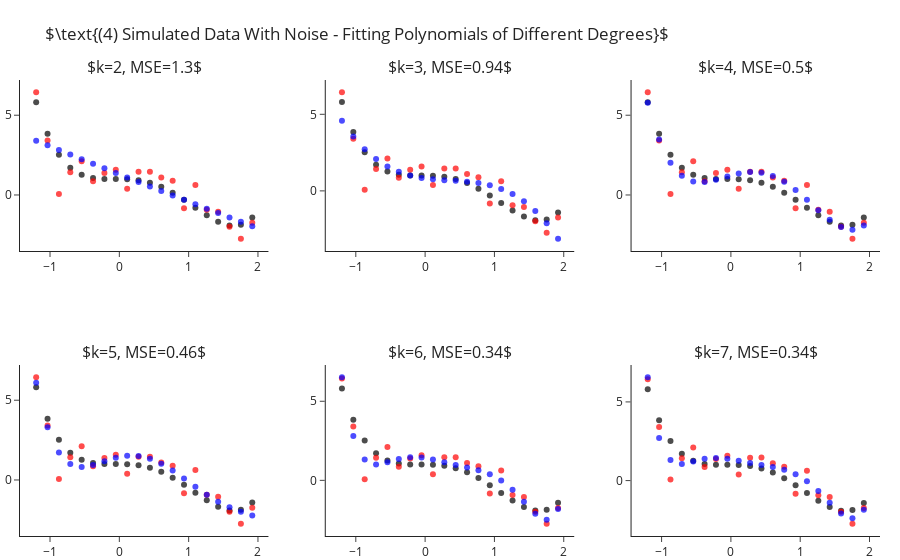

The notebook cell saved with this chart:
### Markdown cell above
## Fitting Polynomial Of Different Degrees - With Sample Noise

Still fitting for different values of $k$, let us add some standard Gaussian noise (i.e. $\mathcal{N}\left(0,1\right)$).
This time we observe two things:
- Even for the correct $k=4$ model we are not able to achieve zero MSE.
- As we increase $4<k\rightarrow 7$ we manage to decrease the error more and more.

### Code cell
y = y_ + np.random.normal(size=len(y_))

ks = range(2, 8)
fig = make_subplots(2, 3, subplot_titles=list(ks))
for i, k in enumerate(ks):
    r,c = i//3+1, i%3+1 
    
    y_hat = make_pipeline(PolynomialFeatures(k), LinearRegression(fit_intercept=False)).fit(X, y).predict(X)
    fig.add_traces([go.Scatter(x=x, y=y_, mode="markers", name="Real Points",  marker=dict(color="black", opacity=.7), showlegend=False),
                    go.Scatter(x=x, y=y, mode="markers", name="Observed Points",  marker=dict(color="red", opacity=.7), showlegend=False), 
                    go.Scatter(x=x, y=y_hat, mode="markers", name="Predicted Points",  marker=dict(color="blue", opacity=.7), showlegend=False)], rows=r, cols=c)
    fig["layout"]["annotations"][i]["text"] = rf"$k={{0}}, MSE={{1}}$".format(k, round(np.mean((y-y_hat)**2), 2))

fig.update_layout(title=r"$\text{(4) Simulated Data With Noise - Fitting Polynomials of Different Degrees}$", margin=dict(t=80)).show()

### Figure 1 — Plotly figure (JSON) as saved in the notebook; plotly's stock layout.template omitted (floating-point values rounded to 4 significant figures)
{"data": [{"marker": {"color": "black", "opacity": 0.7}, "mode": "markers", "name": "Real Points", "showlegend": false, "type": "scatter", "x": [-1.2, -1.036, -0.8718, -0.7077, -0.5436, -0.3795, -0.2154, -0.05128, 0.1128, 0.2769, 0.441, 0.6051, 0.7692, 0.9333, 1.097, 1.262, 1.426, 1.59, 1.754, 1.918], "xaxis": "x", "y": [5.81, 3.838, 2.523, 1.709, 1.261, 1.058, 0.9989, 0.999, 0.9909, 0.9251, 0.769, 0.5078, 0.1439, -0.3028, -0.7951, -1.278, -1.68, -1.912, -1.866, -1.418], "yaxis": "y"}, {"marker": {"color": "red", "opacity": 0.7}, "mode": "markers", "name": "Observed Points", "showlegend": false, "type": "scatter", "x": [-1.2, -1.036, -0.8718, -0.7077, -0.5436, -0.3795, -0.2154, -0.05128, 0.1128, 0.2769, 0.441, 0.6051, 0.7692, 0.9333, 1.097, 1.262, 1.426, 1.59, 1.754, 1.918], "xaxis": "x", "y": [6.437, 3.409, 0.06765, 1.421, 2.108, 0.856, 1.377, 1.584, 0.3858, 1.457, 1.462, 1.1, 0.8847, -0.8298, 0.6253, -0.9334, -1.052, -1.985, -2.741, -1.741], "yaxis": "y"}, {"marker": {"color": "blue", "opacity": 0.7}, "mode": "markers", "name": "Predicted Points", "showlegend": false, "type": "scatter", "x": [-1.2, -1.036, -0.8718, -0.7077, -0.5436, -0.3795, -0.2154, -0.05128, 0.1128, 0.2769, 0.441, 0.6051, 0.7692, 0.9333, 1.097, 1.262, 1.426, 1.59, 1.754, 1.918], "xaxis": "x", "y": [3.406, 3.114, 2.823, 2.533, 2.245, 1.957, 1.67, 1.385, 1.101, 0.8175, 0.5354, 0.2544, -0.02551, -0.3043, -0.582, -0.8587, -1.134, -1.409, -1.682, -1.954], "yaxis": "y"}, {"marker": {"color": "black", "opacity": 0.7}, "mode": "markers", "name": "Real Points", "showlegend": false, "type": "scatter", "x": [-1.2, -1.036, -0.8718, -0.7077, -0.5436, -0.3795, -0.2154, -0.05128, 0.1128, 0.2769, 0.441, 0.6051, 0.7692, 0.9333, 1.097, 1.262, 1.426, 1.59, 1.754, 1.918], "xaxis": "x2", "y": [5.81, 3.838, 2.523, 1.709, 1.261, 1.058, 0.9989, 0.999, 0.9909, 0.9251, 0.769, 0.5078, 0.1439, -0.3028, -0.7951, -1.278, -1.68, -1.912, -1.866, -1.418], "yaxis": "y2"}, {"marker": {"color": "red", "opacity": 0.7}, "mode": "markers", "name": "Observed Points", "showlegend": false, "type": "scatter", "x": [-1.2, -1.036, -0.8718, -0.7077, -0.5436, -0.3795, -0.2154, -0.05128, 0.1128, 0.2769, 0.441, 0.6051, 0.7692, 0.9333, 1.097, 1.262, 1.426, 1.59, 1.754, 1.918], "xaxis": "x2", "y": [6.437, 3.409, 0.06765, 1.421, 2.108, 0.856, 1.377, 1.584, 0.3858, 1.457, 1.462, 1.1, 0.8847, -0.8298, 0.6253, -0.9334, -1.052, -1.985, -2.741, -1.741], "yaxis": "y2"}, {"marker": {"color": "blue", "opacity": 0.7}, "mode": "markers", "name": "Predicted Points", "showlegend": false, "type": "scatter", "x": [-1.2, -1.036, -0.8718, -0.7077, -0.5436, -0.3795, -0.2154, -0.05128, 0.1128, 0.2769, 0.441, 0.6051, 0.7692, 0.9333, 1.097, 1.262, 1.426, 1.59, 1.754, 1.918], "xaxis": "x2", "y": [4.574, 3.544, 2.721, 2.079, 1.595, 1.244, 1.004, 0.8485, 0.7547, 0.6982, 0.6548, 0.6004, 0.511, 0.3624, 0.1305, -0.2088, -0.6796, -1.306, -2.112, -3.123], "yaxis": "y2"}, {"marker": {"color": "black", "opacity": 0.7}, "mode": "markers", "name": "Real Points", "showlegend": false, "type": "scatter", "x": [-1.2, -1.036, -0.8718, -0.7077, -0.5436, -0.3795, -0.2154, -0.05128, 0.1128, 0.2769, 0.441, 0.6051, 0.7692, 0.9333, 1.097, 1.262, 1.426, 1.59, 1.754, 1.918], "xaxis": "x3", "y": [5.81, 3.838, 2.523, 1.709, 1.261, 1.058, 0.9989, 0.999, 0.9909, 0.9251, 0.769, 0.5078, 0.1439, -0.3028, -0.7951, -1.278, -1.68, -1.912, -1.866, -1.418], "yaxis": "y3"}, {"marker": {"color": "red", "opacity": 0.7}, "mode": "markers", "name": "Observed Points", "showlegend": false, "type": "scatter", "x": [-1.2, -1.036, -0.8718, -0.7077, -0.5436, -0.3795, -0.2154, -0.05128, 0.1128, 0.2769, 0.441, 0.6051, 0.7692, 0.9333, 1.097, 1.262, 1.426, 1.59, 1.754, 1.918], "xaxis": "x3", "y": [6.437, 3.409, 0.06765, 1.421, 2.108, 0.856, 1.377, 1.584, 0.3858, 1.457, 1.462, 1.1, 0.8847, -0.8298, 0.6253, -0.9334, -1.052, -1.985, -2.741, -1.741], "yaxis": "y3"}, {"marker": {"color": "blue", "opacity": 0.7}, "mode": "markers", "name": "Predicted Points", "showlegend": false, "type": "scatter", "x": [-1.2, -1.036, -0.8718, -0.7077, -0.5436, -0.3795, -0.2154, -0.05128, 0.1128, 0.2769, 0.441, 0.6051, 0.7692, 0.9333, 1.097, 1.262, 1.426, 1.59, 1.754, 1.918], "xaxis": "x3", "y": [5.788, 3.48, 2.018, 1.201, 0.8513, 0.8141, 0.9555, 1.164, 1.348, 1.442, 1.399, 1.194, 0.826, 0.3142, -0.2997, -0.9522, -1.558, -2.009, -2.176, -1.909], "yaxis": "y3"}, {"marker": {"color": "black", "opacity": 0.7}, "mode": "markers", "name": "Real Points", "showlegend": false, "type": "scatter", "x": [-1.2, -1.036, -0.8718, -0.7077, -0.5436, -0.3795, -0.2154, -0.05128, 0.1128, 0.2769, 0.441, 0.6051, 0.7692, 0.9333, 1.097, 1.262, 1.426, 1.59, 1.754, 1.918], "xaxis": "x4", "y": [5.81, 3.838, 2.523, 1.709, 1.261, 1.058, 0.9989, 0.999, 0.9909, 0.9251, 0.769, 0.5078, 0.1439, -0.3028, -0.7951, -1.278, -1.68, -1.912, -1.866, -1.418], "yaxis": "y4"}, {"marker": {"color": "red", "opacity": 0.7}, "mode": "markers", "name": "Observed Points", "showlegend": false, "type": "scatter", "x": [-1.2, -1.036, -0.8718, -0.7077, -0.5436, -0.3795, -0.2154, -0.05128, 0.1128, 0.2769, 0.441, 0.6051, 0.7692, 0.9333, 1.097, 1.262, 1.426, 1.59, 1.754, 1.918], "xaxis": "x4", "y": [6.437, 3.409, 0.06765, 1.421, 2.108, 0.856, 1.377, 1.584, 0.3858, 1.457, 1.462, 1.1, 0.8847, -0.8298, 0.6253, -0.9334, -1.052, -1.985, -2.741, -1.741], "yaxis": "y4"}, {"marker": {"color": "blue", "opacity": 0.7}, "mode": "markers", "name": "Predicted Points", "showlegend": false, "type": "scatter", "x": [-1.2, -1.036, -0.8718, -0.7077, -0.5436, -0.3795, -0.2154, -0.05128, 0.1128, 0.2769, 0.441, 0.6051, 0.7692, 0.9333, 1.097, 1.262, 1.426, 1.59, 1.754, 1.918], "xaxis": "x4", "y": [6.102, 3.299, 1.726, 1.003, 0.821, 0.939, 1.174, 1.397, 1.523, 1.506, 1.335, 1.02, 0.5927, 0.09544, -0.4246, -0.9219, -1.36, -1.717, -1.995, -2.223], "yaxis": "y4"}, {"marker": {"color": "black", "opacity": 0.7}, "mode": "markers", "name": "Real Points", "showlegend": false, "type": "scatter", "x": [-1.2, -1.036, -0.8718, -0.7077, -0.5436, -0.3795, -0.2154, -0.05128, 0.1128, 0.2769, 0.441, 0.6051, 0.7692, 0.9333, 1.097, 1.262, 1.426, 1.59, 1.754, 1.918], "xaxis": "x5", "y": [5.81, 3.838, 2.523, 1.709, 1.261, 1.058, 0.9989, 0.999, 0.9909, 0.9251, 0.769, 0.5078, 0.1439, -0.3028, -0.7951, -1.278, -1.68, -1.912, -1.866, -1.418], "yaxis": "y5"}, {"marker": {"color": "red", "opacity": 0.7}, "mode": "markers", "name": "Observed Points", "showlegend": false, "type": "scatter", "x": [-1.2, -1.036, -0.8718, -0.7077, -0.5436, -0.3795, -0.2154, -0.05128, 0.1128, 0.2769, 0.441, 0.6051, 0.7692, 0.9333, 1.097, 1.262, 1.426, 1.59, 1.754, 1.918], "xaxis": "x5", "y": [6.437, 3.409, 0.06765, 1.421, 2.108, 0.856, 1.377, 1.584, 0.3858, 1.457, 1.462, 1.1, 0.8847, -0.8298, 0.6253, -0.9334, -1.052, -1.985, -2.741, -1.741], "yaxis": "y5"}, {"marker": {"color": "blue", "opacity": 0.7}, "mode": "markers", "name": "Predicted Points", "showlegend": false, "type": "scatter", "x": [-1.2, -1.036, -0.8718, -0.7077, -0.5436, -0.3795, -0.2154, -0.05128, 0.1128, 0.2769, 0.441, 0.6051, 0.7692, 0.9333, 1.097, 1.262, 1.426, 1.59, 1.754, 1.918], "xaxis": "x5", "y": [6.516, 2.797, 1.326, 1.004, 1.141, 1.352, 1.464, 1.439, 1.311, 1.139, 0.9677, 0.8086, 0.6344, 0.3848, -0.01164, -0.6018, -1.359, -2.117, -2.496, -1.808], "yaxis": "y5"}, {"marker": {"color": "black", "opacity": 0.7}, "mode": "markers", "name": "Real Points", "showlegend": false, "type": "scatter", "x": [-1.2, -1.036, -0.8718, -0.7077, -0.5436, -0.3795, -0.2154, -0.05128, 0.1128, 0.2769, 0.441, 0.6051, 0.7692, 0.9333, 1.097, 1.262, 1.426, 1.59, 1.754, 1.918], "xaxis": "x6", "y": [5.81, 3.838, 2.523, 1.709, 1.261, 1.058, 0.9989, 0.999, 0.9909, 0.9251, 0.769, 0.5078, 0.1439, -0.3028, -0.7951, -1.278, -1.68, -1.912, -1.866, -1.418], "yaxis": "y6"}, {"marker": {"color": "red", "opacity": 0.7}, "mode": "markers", "name": "Observed Points", "showlegend": false, "type": "scatter", "x": [-1.2, -1.036, -0.8718, -0.7077, -0.5436, -0.3795, -0.2154, -0.05128, 0.1128, 0.2769, 0.441, 0.6051, 0.7692, 0.9333, 1.097, 1.262, 1.426, 1.59, 1.754, 1.918], "xaxis": "x6", "y": [6.437, 3.409, 0.06765, 1.421, 2.108, 0.856, 1.377, 1.584, 0.3858, 1.457, 1.462, 1.1, 0.8847, -0.8298, 0.6253, -0.9334, -1.052, -1.985, -2.741, -1.741], "yaxis": "y6"}, {"marker": {"color": "blue", "opacity": 0.7}, "mode": "markers", "name": "Predicted Points", "showlegend": false, "type": "scatter", "x": [-1.2, -1.036, -0.8718, -0.7077, -0.5436, -0.3795, -0.2154, -0.05128, 0.1128, 0.2769, 0.441, 0.6051, 0.7692, 0.9333, 1.097, 1.262, 1.426, 1.59, 1.754, 1.918], "xaxis": "x6", "y": [6.565, 2.702, 1.303, 1.057, 1.209, 1.381, 1.439, 1.38, 1.254, 1.116, 0.991, 0.8658, 0.6932, 0.4091, -0.04092, -0.6692, -1.412, -2.094, -2.401, -1.857], "yaxis": "y6"}], "layout": {"annotations": [{"font": {"size": 16}, "showarrow": false, "text": "$k=2, MSE=1.3$", "x": 0.1444, "xanchor": "center", "xref": "paper", "y": 1, "yanchor": "bottom", "yref": "paper"}, {"font": {"size": 16}, "showarrow": false, "text": "$k=3, MSE=0.94$", "x": 0.5, "xanchor": "center", "xref": "paper", "y": 1, "yanchor": "bottom", "yref": "paper"}, {"font": {"size": 16}, "showarrow": false, "text": "$k=4, MSE=0.5$", "x": 0.8556, "xanchor": "center", "xref": "paper", "y": 1, "yanchor": "bottom", "yref": "paper"}, {"font": {"size": 16}, "showarrow": false, "text": "$k=5, MSE=0.46$", "x": 0.1444, "xanchor": "center", "xref": "paper", "y": 0.375, "yanchor": "bottom", "yref": "paper"}, {"font": {"size": 16}, "showarrow": false, "text": "$k=6, MSE=0.34$", "x": 0.5, "xanchor": "center", "xref": "paper", "y": 0.375, "yanchor": "bottom", "yref": "paper"}, {"font": {"size": 16}, "showarrow": false, "text": "$k=7, MSE=0.34$", "x": 0.8556, "xanchor": "center", "xref": "paper", "y": 0.375, "yanchor": "bottom", "yref": "paper"}], "margin": {"t": 80}, "title": {"text": "$\\text{(4) Simulated Data With Noise - Fitting Polynomials of Different Degrees}$"}, "xaxis": {"anchor": "y", "domain": [0, 0.2889]}, "xaxis2": {"anchor": "y2", "domain": [0.3556, 0.6444]}, "xaxis3": {"anchor": "y3", "domain": [0.7111, 1]}, "xaxis4": {"anchor": "y4", "domain": [0, 0.2889]}, "xaxis5": {"anchor": "y5", "domain": [0.3556, 0.6444]}, "xaxis6": {"anchor": "y6", "domain": [0.7111, 1]}, "yaxis": {"anchor": "x", "domain": [0.625, 1]}, "yaxis2": {"anchor": "x2", "domain": [0.625, 1]}, "yaxis3": {"anchor": "x3", "domain": [0.625, 1]}, "yaxis4": {"anchor": "x4", "domain": [0, 0.375]}, "yaxis5": {"anchor": "x5", "domain": [0, 0.375]}, "yaxis6": {"anchor": "x6", "domain": [0, 0.375]}}}
